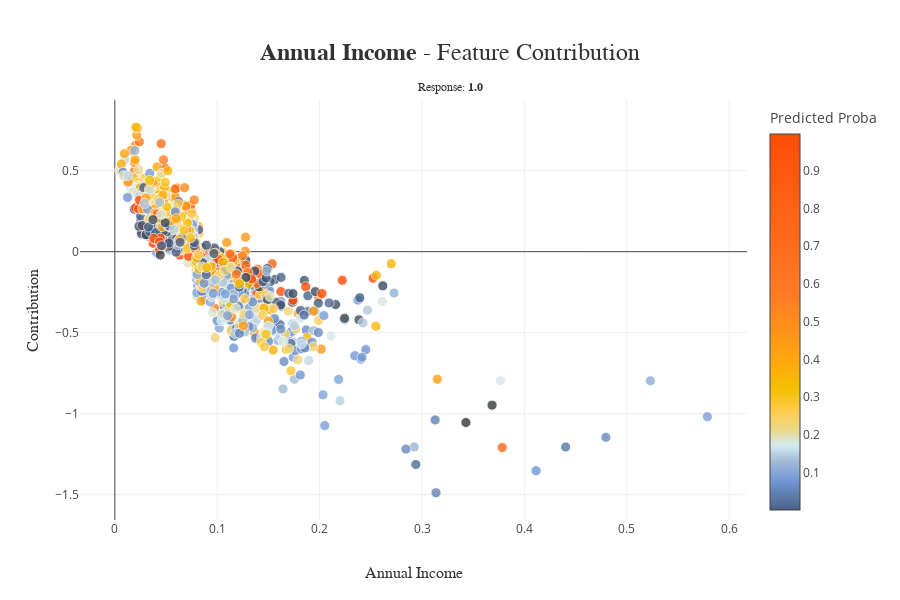

Here is the notebook cell this chart was saved with:
### Code cell
# feature contribution
# detailed view of individual feature contributions
xpl.plot.contribution_plot("Annual Income")

### Figure 1 — Plotly figure (JSON) as saved in the notebook; plotly's stock layout.template omitted (floating-point values rounded to 4 significant figures; data arrays with more than 128 entries replaced by an {"elided": "..."} marker saying what was removed)
{"data": [{"customdata": {"elided": "1500 int values"}, "hovertemplate": "<b>%{hovertext}</b><br />Annual Income : %{x}<br />Contribution: %{y:.4f}<extra></extra>", "hovertext": {"elided": "1500 str values"}, "marker": {"color": {"elided": "1500 float values"}, "coloraxis": "coloraxis", "line": {"color": "white", "width": 0.8}, "opacity": 0.8, "size": 10}, "mode": "markers", "type": "scatter", "x": {"elided": "1500 float values"}, "y": {"elided": "1500 float values"}}], "layout": {"coloraxis": {"colorbar": {"title": {"text": "Predicted Proba"}}, "colorscale": [[0, "rgb(52, 55, 54)"], [0.001799, "rgb(74, 99, 138)"], [0.08089, "rgb(116, 153, 214)"], [0.1305, "rgb(162, 188, 213)"], [0.1717, "rgb(212, 234, 242)"], [0.2143, "rgb(235, 216, 134)"], [0.2606, "rgb(255, 204, 83)"], [0.3215, "rgb(244 ,192, 0)"], [0.4042, "rgb(255, 166, 17)"], [0.5691, "rgb(255, 123, 38)"], [1, "rgb(255, 77, 7)"]]}, "height": 600, "hovermode": "closest", "title": {"font": {"color": "rgb(50, 50, 50)", "family": "Arial", "size": 24}, "text": "<b>Annual Income</b> - Feature Contribution<span style='font-size: 12px;'><br />Response: <b>1.0</b></span>", "x": 0.5, "xanchor": "center", "y": 0.9, "yanchor": "middle"}, "width": 900, "xaxis": {"automargin": true, "title": {"font": {"color": "rgb(50, 50, 50)", "family": "Arial Black", "size": 16}, "text": "Annual Income"}}, "yaxis": {"automargin": true, "title": {"font": {"color": "rgb(50, 50, 50)", "family": "Arial Black", "size": 16}, "text": "Contribution"}}}}
